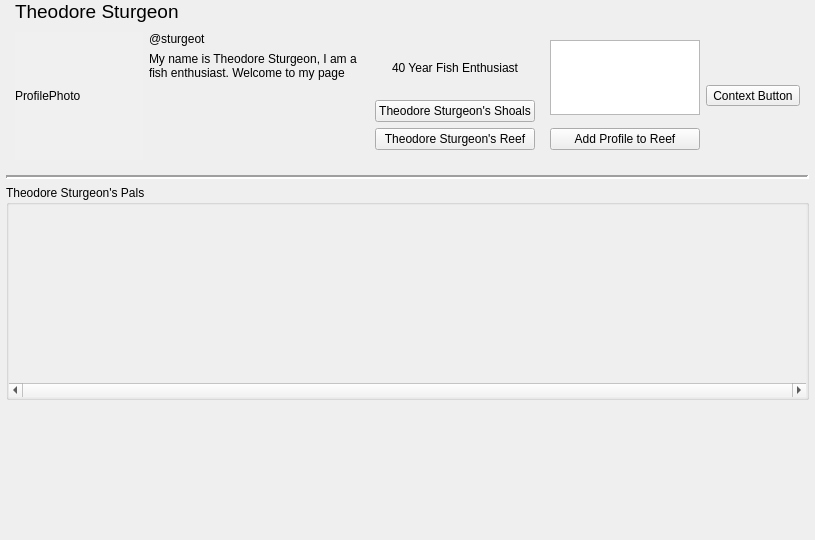
<?xml version="1.0" encoding="UTF-8"?>
<ui version="4.0">
 <class>ProfilePage</class>
 <widget class="QWidget" name="ProfilePage">
  <property name="geometry">
   <rect>
    <x>0</x>
    <y>0</y>
    <width>815</width>
    <height>540</height>
   </rect>
  </property>
  <property name="sizePolicy">
   <sizepolicy hsizetype="Expanding" vsizetype="Expanding">
    <horstretch>0</horstretch>
    <verstretch>0</verstretch>
   </sizepolicy>
  </property>
  <property name="windowTitle">
   <string>Form</string>
  </property>
  <layout class="QVBoxLayout" name="verticalLayout">
   <property name="spacing">
    <number>0</number>
   </property>
   <property name="leftMargin">
    <number>0</number>
   </property>
   <property name="topMargin">
    <number>0</number>
   </property>
   <property name="rightMargin">
    <number>0</number>
   </property>
   <property name="bottomMargin">
    <number>0</number>
   </property>
   <item>
    <widget class="QScrollArea" name="scrollArea">
     <property name="sizePolicy">
      <sizepolicy hsizetype="Expanding" vsizetype="Expanding">
       <horstretch>0</horstretch>
       <verstretch>0</verstretch>
      </sizepolicy>
     </property>
     <property name="frameShape">
      <enum>QFrame::NoFrame</enum>
     </property>
     <property name="verticalScrollBarPolicy">
      <enum>Qt::ScrollBarAlwaysOff</enum>
     </property>
     <property name="horizontalScrollBarPolicy">
      <enum>Qt::ScrollBarAlwaysOff</enum>
     </property>
     <property name="widgetResizable">
      <bool>true</bool>
     </property>
     <widget class="QWidget" name="profileScrollContents">
      <property name="geometry">
       <rect>
        <x>0</x>
        <y>0</y>
        <width>815</width>
        <height>423</height>
       </rect>
      </property>
      <property name="sizePolicy">
       <sizepolicy hsizetype="Preferred" vsizetype="Fixed">
        <horstretch>0</horstretch>
        <verstretch>0</verstretch>
       </sizepolicy>
      </property>
      <layout class="QVBoxLayout" name="profileScrollLayout">
       <property name="leftMargin">
        <number>6</number>
       </property>
       <property name="topMargin">
        <number>0</number>
       </property>
       <property name="rightMargin">
        <number>6</number>
       </property>
       <property name="bottomMargin">
        <number>0</number>
       </property>
       <item>
        <layout class="QVBoxLayout" name="verticalLayout_4">
         <property name="spacing">
          <number>0</number>
         </property>
         <property name="leftMargin">
          <number>9</number>
         </property>
         <property name="topMargin">
          <number>0</number>
         </property>
         <property name="rightMargin">
          <number>9</number>
         </property>
         <property name="bottomMargin">
          <number>0</number>
         </property>
         <item>
          <widget class="QLabel" name="dispname">
           <property name="sizePolicy">
            <sizepolicy hsizetype="Preferred" vsizetype="Fixed">
             <horstretch>0</horstretch>
             <verstretch>0</verstretch>
            </sizepolicy>
           </property>
           <property name="font">
            <font>
             <pointsize>14</pointsize>
            </font>
           </property>
           <property name="text">
            <string>Theodore Sturgeon</string>
           </property>
           <property name="alignment">
            <set>Qt::AlignLeading|Qt::AlignLeft|Qt::AlignVCenter</set>
           </property>
           <property name="wordWrap">
            <bool>false</bool>
           </property>
           <property name="margin">
            <number>9</number>
           </property>
          </widget>
         </item>
         <item>
          <widget class="QFrame" name="headerFrame">
           <property name="sizePolicy">
            <sizepolicy hsizetype="Expanding" vsizetype="Fixed">
             <horstretch>0</horstretch>
             <verstretch>0</verstretch>
            </sizepolicy>
           </property>
           <property name="autoFillBackground">
            <bool>true</bool>
           </property>
           <layout class="QHBoxLayout" name="horizontalLayout_5">
            <property name="leftMargin">
             <number>0</number>
            </property>
            <property name="rightMargin">
             <number>0</number>
            </property>
            <item>
             <widget class="QLabel" name="pfp">
              <property name="sizePolicy">
               <sizepolicy hsizetype="Fixed" vsizetype="Fixed">
                <horstretch>0</horstretch>
                <verstretch>0</verstretch>
               </sizepolicy>
              </property>
              <property name="minimumSize">
               <size>
                <width>128</width>
                <height>128</height>
               </size>
              </property>
              <property name="palette">
               <palette>
                <active>
                 <colorrole role="WindowText">
                  <brush brushstyle="SolidPattern">
                   <color alpha="255">
                    <red>255</red>
                    <green>255</green>
                    <blue>255</blue>
                   </color>
                  </brush>
                 </colorrole>
                 <colorrole role="Button">
                  <brush brushstyle="SolidPattern">
                   <color alpha="255">
                    <red>99</red>
                    <green>99</green>
                    <blue>99</blue>
                   </color>
                  </brush>
                 </colorrole>
                 <colorrole role="Light">
                  <brush brushstyle="SolidPattern">
                   <color alpha="255">
                    <red>148</red>
                    <green>148</green>
                    <blue>148</blue>
                   </color>
                  </brush>
                 </colorrole>
                 <colorrole role="Midlight">
                  <brush brushstyle="SolidPattern">
                   <color alpha="255">
                    <red>123</red>
                    <green>123</green>
                    <blue>123</blue>
                   </color>
                  </brush>
                 </colorrole>
                 <colorrole role="Dark">
                  <brush brushstyle="SolidPattern">
                   <color alpha="255">
                    <red>49</red>
                    <green>49</green>
                    <blue>49</blue>
                   </color>
                  </brush>
                 </colorrole>
                 <colorrole role="Mid">
                  <brush brushstyle="SolidPattern">
                   <color alpha="255">
                    <red>66</red>
                    <green>66</green>
                    <blue>66</blue>
                   </color>
                  </brush>
                 </colorrole>
                 <colorrole role="Text">
                  <brush brushstyle="SolidPattern">
                   <color alpha="255">
                    <red>255</red>
                    <green>255</green>
                    <blue>255</blue>
                   </color>
                  </brush>
                 </colorrole>
                 <colorrole role="BrightText">
                  <brush brushstyle="SolidPattern">
                   <color alpha="255">
                    <red>255</red>
                    <green>255</green>
                    <blue>255</blue>
                   </color>
                  </brush>
                 </colorrole>
                 <colorrole role="ButtonText">
                  <brush brushstyle="SolidPattern">
                   <color alpha="255">
                    <red>255</red>
                    <green>255</green>
                    <blue>255</blue>
                   </color>
                  </brush>
                 </colorrole>
                 <colorrole role="Base">
                  <brush brushstyle="SolidPattern">
                   <color alpha="255">
                    <red>0</red>
                    <green>0</green>
                    <blue>0</blue>
                   </color>
                  </brush>
                 </colorrole>
                 <colorrole role="Window">
                  <brush brushstyle="SolidPattern">
                   <color alpha="255">
                    <red>99</red>
                    <green>99</green>
                    <blue>99</blue>
                   </color>
                  </brush>
                 </colorrole>
                 <colorrole role="Shadow">
                  <brush brushstyle="SolidPattern">
                   <color alpha="255">
                    <red>0</red>
                    <green>0</green>
                    <blue>0</blue>
                   </color>
                  </brush>
                 </colorrole>
                 <colorrole role="AlternateBase">
                  <brush brushstyle="SolidPattern">
                   <color alpha="255">
                    <red>49</red>
                    <green>49</green>
                    <blue>49</blue>
                   </color>
                  </brush>
                 </colorrole>
                 <colorrole role="ToolTipBase">
                  <brush brushstyle="SolidPattern">
                   <color alpha="255">
                    <red>255</red>
                    <green>255</green>
                    <blue>220</blue>
                   </color>
                  </brush>
                 </colorrole>
                 <colorrole role="ToolTipText">
                  <brush brushstyle="SolidPattern">
                   <color alpha="255">
                    <red>0</red>
                    <green>0</green>
                    <blue>0</blue>
                   </color>
                  </brush>
                 </colorrole>
                 <colorrole role="PlaceholderText">
                  <brush brushstyle="SolidPattern">
                   <color alpha="127">
                    <red>255</red>
                    <green>255</green>
                    <blue>255</blue>
                   </color>
                  </brush>
                 </colorrole>
                </active>
                <inactive>
                 <colorrole role="WindowText">
                  <brush brushstyle="SolidPattern">
                   <color alpha="255">
                    <red>0</red>
                    <green>0</green>
                    <blue>0</blue>
                   </color>
                  </brush>
                 </colorrole>
                 <colorrole role="Button">
                  <brush brushstyle="SolidPattern">
                   <color alpha="255">
                    <red>240</red>
                    <green>240</green>
                    <blue>240</blue>
                   </color>
                  </brush>
                 </colorrole>
                 <colorrole role="Light">
                  <brush brushstyle="SolidPattern">
                   <color alpha="255">
                    <red>255</red>
                    <green>255</green>
                    <blue>255</blue>
                   </color>
                  </brush>
                 </colorrole>
                 <colorrole role="Midlight">
                  <brush brushstyle="SolidPattern">
                   <color alpha="255">
                    <red>227</red>
                    <green>227</green>
                    <blue>227</blue>
                   </color>
                  </brush>
                 </colorrole>
                 <colorrole role="Dark">
                  <brush brushstyle="SolidPattern">
                   <color alpha="255">
                    <red>160</red>
                    <green>160</green>
                    <blue>160</blue>
                   </color>
                  </brush>
                 </colorrole>
                 <colorrole role="Mid">
                  <brush brushstyle="SolidPattern">
                   <color alpha="255">
                    <red>160</red>
                    <green>160</green>
                    <blue>160</blue>
                   </color>
                  </brush>
                 </colorrole>
                 <colorrole role="Text">
                  <brush brushstyle="SolidPattern">
                   <color alpha="255">
                    <red>0</red>
                    <green>0</green>
                    <blue>0</blue>
                   </color>
                  </brush>
                 </colorrole>
                 <colorrole role="BrightText">
                  <brush brushstyle="SolidPattern">
                   <color alpha="255">
                    <red>255</red>
                    <green>255</green>
                    <blue>255</blue>
                   </color>
                  </brush>
                 </colorrole>
                 <colorrole role="ButtonText">
                  <brush brushstyle="SolidPattern">
                   <color alpha="255">
                    <red>0</red>
                    <green>0</green>
                    <blue>0</blue>
                   </color>
                  </brush>
                 </colorrole>
                 <colorrole role="Base">
                  <brush brushstyle="SolidPattern">
                   <color alpha="255">
                    <red>255</red>
                    <green>255</green>
                    <blue>255</blue>
                   </color>
                  </brush>
                 </colorrole>
                 <colorrole role="Window">
                  <brush brushstyle="SolidPattern">
                   <color alpha="255">
                    <red>240</red>
                    <green>240</green>
                    <blue>240</blue>
                   </color>
                  </brush>
                 </colorrole>
                 <colorrole role="Shadow">
                  <brush brushstyle="SolidPattern">
                   <color alpha="255">
                    <red>105</red>
                    <green>105</green>
                    <blue>105</blue>
                   </color>
                  </brush>
                 </colorrole>
                 <colorrole role="AlternateBase">
                  <brush brushstyle="SolidPattern">
                   <color alpha="255">
                    <red>245</red>
                    <green>245</green>
                    <blue>245</blue>
                   </color>
                  </brush>
                 </colorrole>
                 <colorrole role="ToolTipBase">
                  <brush brushstyle="SolidPattern">
                   <color alpha="255">
                    <red>255</red>
                    <green>255</green>
                    <blue>220</blue>
                   </color>
                  </brush>
                 </colorrole>
                 <colorrole role="ToolTipText">
                  <brush brushstyle="SolidPattern">
                   <color alpha="255">
                    <red>0</red>
                    <green>0</green>
                    <blue>0</blue>
                   </color>
                  </brush>
                 </colorrole>
                 <colorrole role="PlaceholderText">
                  <brush brushstyle="SolidPattern">
                   <color alpha="128">
                    <red>0</red>
                    <green>0</green>
                    <blue>0</blue>
                   </color>
                  </brush>
                 </colorrole>
                </inactive>
                <disabled>
                 <colorrole role="WindowText">
                  <brush brushstyle="SolidPattern">
                   <color alpha="255">
                    <red>49</red>
                    <green>49</green>
                    <blue>49</blue>
                   </color>
                  </brush>
                 </colorrole>
                 <colorrole role="Button">
                  <brush brushstyle="SolidPattern">
                   <color alpha="255">
                    <red>99</red>
                    <green>99</green>
                    <blue>99</blue>
                   </color>
                  </brush>
                 </colorrole>
                 <colorrole role="Light">
                  <brush brushstyle="SolidPattern">
                   <color alpha="255">
                    <red>148</red>
                    <green>148</green>
                    <blue>148</blue>
                   </color>
                  </brush>
                 </colorrole>
                 <colorrole role="Midlight">
                  <brush brushstyle="SolidPattern">
                   <color alpha="255">
                    <red>123</red>
                    <green>123</green>
                    <blue>123</blue>
                   </color>
                  </brush>
                 </colorrole>
                 <colorrole role="Dark">
                  <brush brushstyle="SolidPattern">
                   <color alpha="255">
                    <red>49</red>
                    <green>49</green>
                    <blue>49</blue>
                   </color>
                  </brush>
                 </colorrole>
                 <colorrole role="Mid">
                  <brush brushstyle="SolidPattern">
                   <color alpha="255">
                    <red>66</red>
                    <green>66</green>
                    <blue>66</blue>
                   </color>
                  </brush>
                 </colorrole>
                 <colorrole role="Text">
                  <brush brushstyle="SolidPattern">
                   <color alpha="255">
                    <red>49</red>
                    <green>49</green>
                    <blue>49</blue>
                   </color>
                  </brush>
                 </colorrole>
                 <colorrole role="BrightText">
                  <brush brushstyle="SolidPattern">
                   <color alpha="255">
                    <red>255</red>
                    <green>255</green>
                    <blue>255</blue>
                   </color>
                  </brush>
                 </colorrole>
                 <colorrole role="ButtonText">
                  <brush brushstyle="SolidPattern">
                   <color alpha="255">
                    <red>49</red>
                    <green>49</green>
                    <blue>49</blue>
                   </color>
                  </brush>
                 </colorrole>
                 <colorrole role="Base">
                  <brush brushstyle="SolidPattern">
                   <color alpha="255">
                    <red>99</red>
                    <green>99</green>
                    <blue>99</blue>
                   </color>
                  </brush>
                 </colorrole>
                 <colorrole role="Window">
                  <brush brushstyle="SolidPattern">
                   <color alpha="255">
                    <red>99</red>
                    <green>99</green>
                    <blue>99</blue>
                   </color>
                  </brush>
                 </colorrole>
                 <colorrole role="Shadow">
                  <brush brushstyle="SolidPattern">
                   <color alpha="255">
                    <red>0</red>
                    <green>0</green>
                    <blue>0</blue>
                   </color>
                  </brush>
                 </colorrole>
                 <colorrole role="AlternateBase">
                  <brush brushstyle="SolidPattern">
                   <color alpha="255">
                    <red>245</red>
                    <green>245</green>
                    <blue>245</blue>
                   </color>
                  </brush>
                 </colorrole>
                 <colorrole role="ToolTipBase">
                  <brush brushstyle="SolidPattern">
                   <color alpha="255">
                    <red>255</red>
                    <green>255</green>
                    <blue>220</blue>
                   </color>
                  </brush>
                 </colorrole>
                 <colorrole role="ToolTipText">
                  <brush brushstyle="SolidPattern">
                   <color alpha="255">
                    <red>0</red>
                    <green>0</green>
                    <blue>0</blue>
                   </color>
                  </brush>
                 </colorrole>
                 <colorrole role="PlaceholderText">
                  <brush brushstyle="SolidPattern">
                   <color alpha="128">
                    <red>0</red>
                    <green>0</green>
                    <blue>0</blue>
                   </color>
                  </brush>
                 </colorrole>
                </disabled>
               </palette>
              </property>
              <property name="autoFillBackground">
               <bool>true</bool>
              </property>
              <property name="text">
               <string>ProfilePhoto</string>
              </property>
              <property name="scaledContents">
               <bool>true</bool>
              </property>
             </widget>
            </item>
            <item>
             <layout class="QVBoxLayout" name="verticalLayout_3">
              <property name="leftMargin">
               <number>0</number>
              </property>
              <property name="rightMargin">
               <number>0</number>
              </property>
              <item>
               <widget class="QLabel" name="username">
                <property name="sizePolicy">
                 <sizepolicy hsizetype="Expanding" vsizetype="Fixed">
                  <horstretch>0</horstretch>
                  <verstretch>0</verstretch>
                 </sizepolicy>
                </property>
                <property name="text">
                 <string>@sturgeot</string>
                </property>
               </widget>
              </item>
              <item>
               <widget class="QLabel" name="bio">
                <property name="sizePolicy">
                 <sizepolicy hsizetype="Expanding" vsizetype="MinimumExpanding">
                  <horstretch>0</horstretch>
                  <verstretch>0</verstretch>
                 </sizepolicy>
                </property>
                <property name="text">
                 <string>My name is Theodore Sturgeon, I am a fish enthusiast. Welcome to my page</string>
                </property>
                <property name="alignment">
                 <set>Qt::AlignLeading|Qt::AlignLeft|Qt::AlignTop</set>
                </property>
                <property name="wordWrap">
                 <bool>true</bool>
                </property>
                <property name="margin">
                 <number>3</number>
                </property>
               </widget>
              </item>
             </layout>
            </item>
            <item>
             <widget class="QFrame" name="horizontalFrame">
              <property name="frameShape">
               <enum>QFrame::NoFrame</enum>
              </property>
              <property name="frameShadow">
               <enum>QFrame::Sunken</enum>
              </property>
              <property name="lineWidth">
               <number>2</number>
              </property>
              <layout class="QHBoxLayout" name="horizontalLayout_2">
               <property name="leftMargin">
                <number>0</number>
               </property>
               <property name="topMargin">
                <number>1</number>
               </property>
               <property name="rightMargin">
                <number>0</number>
               </property>
               <property name="bottomMargin">
                <number>1</number>
               </property>
               <item>
                <widget class="QWidget" name="citizen" native="true">
                 <layout class="QVBoxLayout" name="citizenInfo">
                  <property name="leftMargin">
                   <number>1</number>
                  </property>
                  <item>
                   <widget class="QLabel" name="fishday">
                    <property name="sizePolicy">
                     <sizepolicy hsizetype="Expanding" vsizetype="Expanding">
                      <horstretch>0</horstretch>
                      <verstretch>0</verstretch>
                     </sizepolicy>
                    </property>
                    <property name="font">
                     <font>
                      <pointsize>9</pointsize>
                     </font>
                    </property>
                    <property name="text">
                     <string>40 Year Fish Enthusiast</string>
                    </property>
                    <property name="alignment">
                     <set>Qt::AlignCenter</set>
                    </property>
                    <property name="wordWrap">
                     <bool>true</bool>
                    </property>
                   </widget>
                  </item>
                  <item>
                   <widget class="QPushButton" name="viewShoals">
                    <property name="sizePolicy">
                     <sizepolicy hsizetype="Expanding" vsizetype="Fixed">
                      <horstretch>0</horstretch>
                      <verstretch>0</verstretch>
                     </sizepolicy>
                    </property>
                    <property name="text">
                     <string>Theodore Sturgeon's Shoals</string>
                    </property>
                   </widget>
                  </item>
                  <item>
                   <widget class="QPushButton" name="viewReef">
                    <property name="sizePolicy">
                     <sizepolicy hsizetype="Expanding" vsizetype="Fixed">
                      <horstretch>0</horstretch>
                      <verstretch>0</verstretch>
                     </sizepolicy>
                    </property>
                    <property name="text">
                     <string>Theodore Sturgeon's Reef</string>
                    </property>
                   </widget>
                  </item>
                 </layout>
                </widget>
               </item>
               <item>
                <layout class="QVBoxLayout" name="verticalLayout_2">
                 <property name="rightMargin">
                  <number>0</number>
                 </property>
                 <item>
                  <widget class="QListWidget" name="linkList">
                   <property name="sizePolicy">
                    <sizepolicy hsizetype="MinimumExpanding" vsizetype="Fixed">
                     <horstretch>0</horstretch>
                     <verstretch>0</verstretch>
                    </sizepolicy>
                   </property>
                   <property name="minimumSize">
                    <size>
                     <width>150</width>
                     <height>0</height>
                    </size>
                   </property>
                   <property name="maximumSize">
                    <size>
                     <width>150</width>
                     <height>75</height>
                    </size>
                   </property>
                  </widget>
                 </item>
                 <item>
                  <widget class="QPushButton" name="addToReefButton">
                   <property name="sizePolicy">
                    <sizepolicy hsizetype="Minimum" vsizetype="Fixed">
                     <horstretch>0</horstretch>
                     <verstretch>0</verstretch>
                    </sizepolicy>
                   </property>
                   <property name="text">
                    <string>Add Profile to Reef</string>
                   </property>
                  </widget>
                 </item>
                </layout>
               </item>
              </layout>
             </widget>
            </item>
            <item>
             <layout class="QHBoxLayout" name="horizontalLayout_4">
              <item>
               <widget class="QToolButton" name="contextButton">
                <property name="sizePolicy">
                 <sizepolicy hsizetype="Fixed" vsizetype="Fixed">
                  <horstretch>0</horstretch>
                  <verstretch>0</verstretch>
                 </sizepolicy>
                </property>
                <property name="text">
                 <string>Context Button</string>
                </property>
                <property name="autoRaise">
                 <bool>false</bool>
                </property>
               </widget>
              </item>
             </layout>
            </item>
           </layout>
          </widget>
         </item>
        </layout>
       </item>
       <item>
        <widget class="QFrame" name="palView">
         <property name="frameShape">
          <enum>QFrame::Panel</enum>
         </property>
         <property name="frameShadow">
          <enum>QFrame::Sunken</enum>
         </property>
         <property name="lineWidth">
          <number>2</number>
         </property>
         <layout class="QVBoxLayout" name="palViewLayout">
          <property name="leftMargin">
           <number>0</number>
          </property>
          <property name="topMargin">
           <number>0</number>
          </property>
          <property name="rightMargin">
           <number>0</number>
          </property>
          <property name="bottomMargin">
           <number>0</number>
          </property>
         </layout>
        </widget>
       </item>
       <item>
        <widget class="QGroupBox" name="palBox">
         <property name="sizePolicy">
          <sizepolicy hsizetype="Expanding" vsizetype="Fixed">
           <horstretch>0</horstretch>
           <verstretch>0</verstretch>
          </sizepolicy>
         </property>
         <property name="minimumSize">
          <size>
           <width>0</width>
           <height>215</height>
          </size>
         </property>
         <property name="title">
          <string>Theodore Sturgeon's Pals</string>
         </property>
         <layout class="QHBoxLayout" name="horizontalLayout">
          <property name="spacing">
           <number>0</number>
          </property>
          <property name="leftMargin">
           <number>0</number>
          </property>
          <property name="topMargin">
           <number>0</number>
          </property>
          <property name="rightMargin">
           <number>0</number>
          </property>
          <property name="bottomMargin">
           <number>0</number>
          </property>
          <item>
           <widget class="QScrollArea" name="palScrollArea">
            <property name="sizePolicy">
             <sizepolicy hsizetype="Expanding" vsizetype="Expanding">
              <horstretch>0</horstretch>
              <verstretch>0</verstretch>
             </sizepolicy>
            </property>
            <property name="frameShape">
             <enum>QFrame::NoFrame</enum>
            </property>
            <property name="verticalScrollBarPolicy">
             <enum>Qt::ScrollBarAlwaysOff</enum>
            </property>
            <property name="horizontalScrollBarPolicy">
             <enum>Qt::ScrollBarAlwaysOn</enum>
            </property>
            <property name="sizeAdjustPolicy">
             <enum>QAbstractScrollArea::AdjustIgnored</enum>
            </property>
            <property name="widgetResizable">
             <bool>true</bool>
            </property>
            <widget class="QWidget" name="palLineUp">
             <property name="geometry">
              <rect>
               <x>0</x>
               <y>0</y>
               <width>18</width>
               <height>176</height>
              </rect>
             </property>
             <property name="sizePolicy">
              <sizepolicy hsizetype="Fixed" vsizetype="Expanding">
               <horstretch>0</horstretch>
               <verstretch>0</verstretch>
              </sizepolicy>
             </property>
             <layout class="QHBoxLayout" name="palAreaLayout">
              <property name="topMargin">
               <number>0</number>
              </property>
             </layout>
            </widget>
           </widget>
          </item>
         </layout>
        </widget>
       </item>
      </layout>
     </widget>
    </widget>
   </item>
  </layout>
 </widget>
 <resources/>
 <connections/>
</ui>
